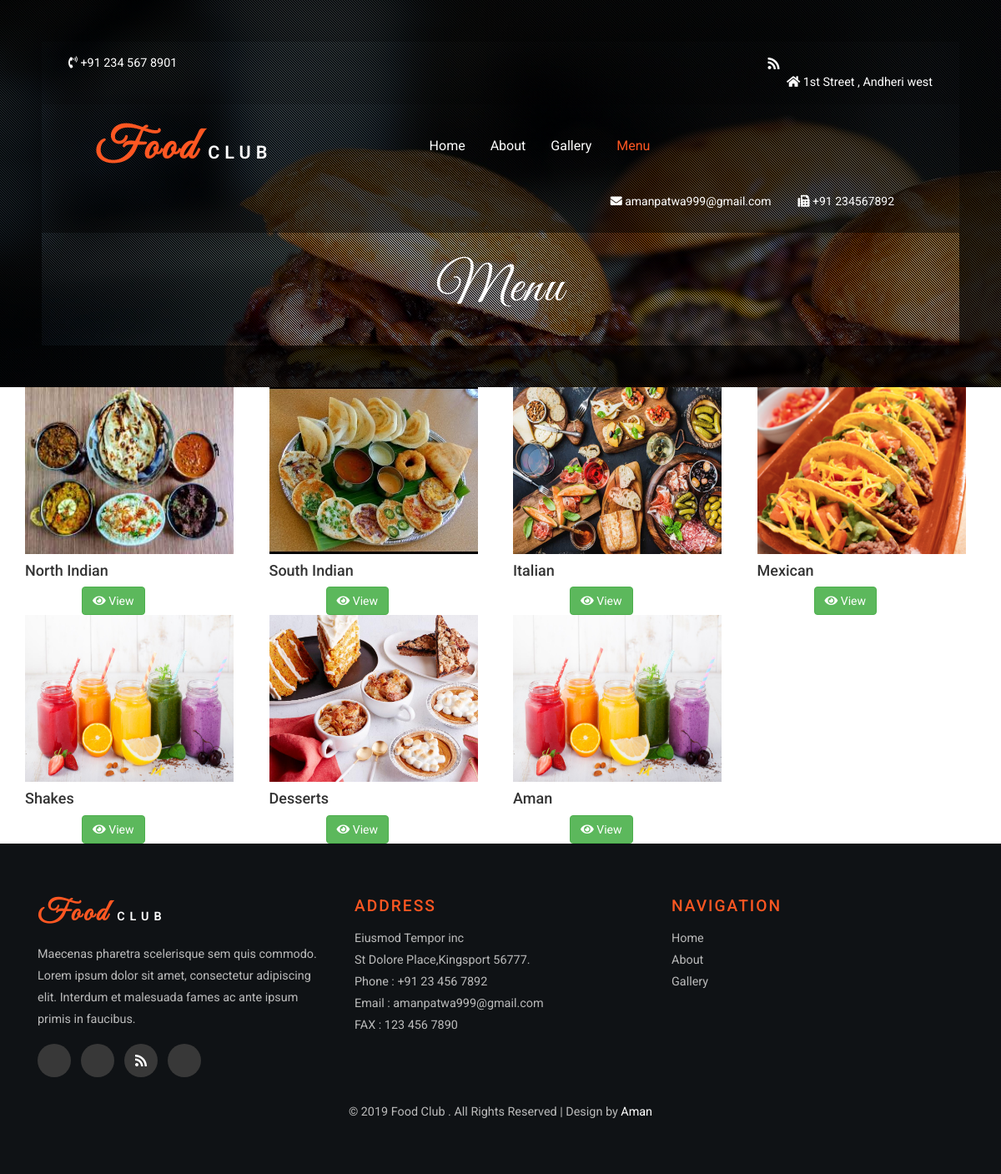
Page /menumain/ on the committed database.
### canteen_app/models.py (models this page shows, shortened)
class FoodType(models.Model):
    food_type = models.CharField(max_length=100)
    image = models.FileField(null=True)

### canteen_app/views.py (the view)
# urls.py: path('menumain/', views.category, name='menumain'),
def category(request):
    food_types = FoodType.objects.all()
    return render(request, 'canteen_app/menumain.html', {'food_types':food_types, 'media_url':MEDIA_URL})

### canteen_app/templates/canteen_app/menumain.html (shortened to what this page needs)
{% extends 'canteen_app/index.html' %}
{% load static %}
{% block menu %} class="active" {% endblock %}
{% block title %}
    <div class="w3-agile-main-heading">
        <h2>Menu</h2>
    </div>
{% endblock %}
{% block body %}
    <div class="container mt-3">
        <div class="row">
            {% for i in food_types %}
                <div class="col-md-3 col-sm-6 col-xs-12">
                    <img src={{media_url}}{{ i.image }} width="250px" height="200px">
                    <br>
                    <label for="inlineFormInputName2" ><h4>{{ i.food_type }}</h4></label>
                    <br>
                    <button type="submit" class="btn btn-success mb-2">
                        <i class="fa fa-eye" aria-hidden="true"></i>
                         <a href="{% url 'canteen_app:menu_list' food_type_id=i.id %}" color=rgb(255,0,0)>View</a>
                    </button>
                </div>
            {% endfor %}
        </div>
    </div>
{% endblock %}

### canteen_app/templates/canteen_app/index.html (shortened to what this page needs)
{% load static %}
<!DOCTYPE html>
<html lang="en">
<head>
<link href='{% static "canteen_app/css/bootstrap.css" %}' rel="stylesheet" type="text/css" media="all" />
<link rel="stylesheet" href='{% static "canteen_app/css/style.css" %}' type="text/css" media="all" />
<link href='{%static "canteen_app/css/font-awesome.css"%}' rel="stylesheet">
<link rel="stylesheet" href="https://use.fontawesome.com/releases/v5.8.1/css/all.css">
</head>
<body>
	<div class="banner jarallax">
		<div class="agileinfo-dot">
			<div class="w3layouts-header-top">
				<div class="w3-header-top-grids">
					<div class="w3-header-top-left">
						<p><i class="fa fa-volume-control-phone" aria-hidden="true"></i> +91 234 567 8901</p>
					</div>
					<div class="w3-header-top-right">
						<div class="agileinfo-social-grids">
							<ul>
								<li><a href="#"><i class="fa fa-facebook"></i></a></li>
								<li><a href="#"><i class="fa fa-twitter"></i></a></li>
								<li><a href="#"><i class="fa fa-rss"></i></a></li>
								<li><a href="#"><i class="fa fa-vk"></i></a></li>
							</ul>
						</div>
						<div class="w3-header-top-right-text">
							<p><i class="fa fa-home" aria-hidden="true"></i> 1st Street , Andheri west</p>
						</div>
						<div class="clearfix"> </div>
					</div>
					<div class="clearfix"> </div>
				</div>
			</div>
			<div class="head">
				<div class="head-nav-grids">
					<div class="navbar-top">
							<div class="navbar-header">
								 <div class="navbar-brand logo ">
									<h1><a href='{% url "canteen_app:home" %}'>Food <span>Club</span></a></h1>
								</div>
							</div>
							<div class="collapse navbar-collapse" id="bs-example-navbar-collapse-1">
							 <ul class="nav navbar-nav link-effect-4">
							<li {% block home %}  {% endblock %}><a href='{% url "canteen_app:home" %}' data-hover="Home">Home</a> </li>
								<li {% block about %}  {% endblock %}><a href='{% url "canteen_app:about" %}' data-hover="About">About </a> </li>
								<li {% block gallery %}  {% endblock %}><a href='{% url "canteen_app:gallery" %}'  data-hover="Gallery">Gallery</a></li>
								<li {% block menu %}  {% endblock %}><a href='{% url "canteen_app:menumain" %}'  data-hover="Menu">Menu</a></li>
							  </ul>
							</div>
						</div>
					<div class="header-left">
						<ul>
							<li><i class="fa fa-envelope" aria-hidden="true"></i> <a href="https://mail.google.com/mail/u/0/#inbox?compose=CllgCJZcRKJkhjXWprcWFzjZRWFhBCNLjWBJrTqqMnKPKfvRLmTNCMtrSZStXMKJDmPSBTzsxRL">amanpatwa999@gmail.com</a></li>
							<li><i class="fa fa-fax" aria-hidden="true"></i> +91 234567892</li>
						</ul>
					</div>
					<div class="clearfix"></div>
				</div>
			</div>
			{% block title %}{% endblock %}
		</div>
	</div>
    {% block body %}
    {% endblock %}
	<div class="w3-agile-footer">
		<div class="container">
			<div class="footer-grids">
				<div class="col-md-4 footer-grid">
					<div class="footer-grid-heading">
						<h3><a href='{% url "canteen_app:home" %}'>Food <span>Club</span></a></h3>
					</div>
					<div class="agile-footer-info">
						<p>Maecenas pharetra scelerisque sem quis commodo. Lorem ipsum dolor sit amet, consectetur adipiscing elit. Interdum et malesuada fames ac ante ipsum primis in faucibus.</p>
					</div>
					<div class="social">
						<ul>
							<li><a href="#"><i class="fa fa-facebook"></i></a></li>
							<li><a href="#"><i class="fa fa-twitter"></i></a></li>
							<li><a href="#"><i class="fa fa-rss"></i></a></li>
							<li><a href="#"><i class="fa fa-vk"></i></a></li>
						</ul>
					</div>
				</div>
				<div class="col-md-4 footer-grid">
					<div class="footer-grid-heading">
						<h4>Address</h4>
					</div>
					<div class="footer-grid-info">
						<p>Eiusmod Tempor inc
							<span>St Dolore Place,Kingsport 56777.</span>
						</p>
						<p class="phone">Phone : +91 23 456 7892
							<span>Email : <a href="https://mail.google.com/mail/u/0/#inbox?compose=CllgCJZcRKJkhjXWprcWFzjZRWFhBCNLjWBJrTqqMnKPKfvRLmTNCMtrSZStXMKJDmPSBTzsxRL">amanpatwa999@gmail.com</a></span>
							<span>FAX : 123 456 7890</span>
						</p>
					</div>
				</div>
				<div class="col-md-4 footer-grid">
					<div class="footer-grid-heading">
						<h4>Navigation</h4>
					</div>
					<div class="footer-grid-info">
						<ul>
							<li><a href='{% url "canteen_app:home" %}'>Home</a></li>
							<li><a href='{% url "canteen_app:about" %}'>About</a></li>
							<li><a href='{% url "canteen_app:gallery" %}'>Gallery</a></li>
						</ul>
					</div>
				</div>
				<div class="clearfix"> </div>
			</div>
			<div class="agileits-w3layouts-copyright">
				<p>© 2019 Food Club . All Rights Reserved | Design by <a href="#"> Aman</a> </p>
			</div>
		</div>
	</div>
</body>
</html>

### canteen_app/templates/canteen_app/menumain.html (style rules this page uses)
label { margin: 0 auto; width:90%; }
button { margin-inline-start: 68px; }
a { color: #ffffff; }

### rows in the picture
FoodType: image (picture), food_type "North Indian"
FoodType: image (placeholder picture), food_type "South Indian"
FoodType: image (picture), food_type "Italian"
FoodType: image (picture), food_type "Mexican"
FoodType: image (picture), food_type "Shakes"
FoodType: image (picture), food_type "Desserts"
FoodType: image (picture), food_type "Aman"
